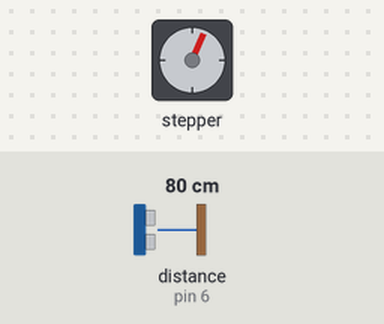
This sketch was run on a simulated Arduino Uno, built with avr-gcc and run on an emulated ATmega328P. Parts: stepper motor. Wiring (inferred from the names in the program): ultrasonic range finder: trigger pin 5; echo pin 6. Inputs (shaded band) come from the test bench; at power-on: distance to the obstacle (sensor on pin 6) 80 cm. The echo pulse lasts 58.3 µs per cm; stepper angles assume 2038 steps per turn; what the sketch prints to the serial monitor is not drawn.

Above: at 1.2 s.
1.3 s: distance to the obstacle (sensor on pin 6) set to 18 cm
At 2.4 s:
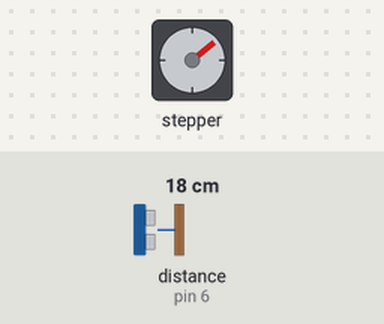
4.3 s: distance to the obstacle (sensor on pin 6) set to 2 cm
At 5.3 s:
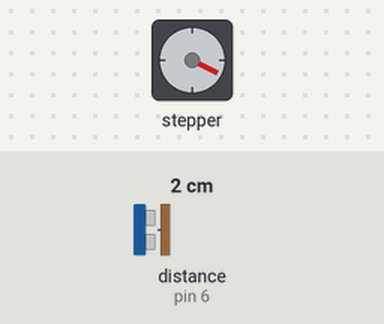
7.3 s: distance to the obstacle (sensor on pin 6) set to 120 cm
At 7.78 s:
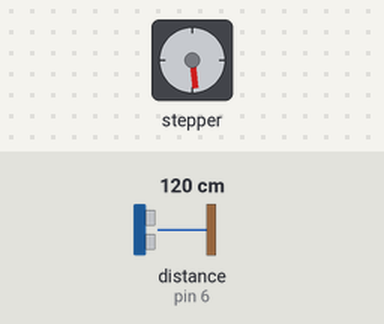
10.3 s: distance to the obstacle (sensor on pin 6) set to 299 cm
13.3 s: distance to the obstacle (sensor on pin 6) set to 35 cm
Timing chart, 0 to 20.3 s (numbered marks = the images above; inputs shaded):
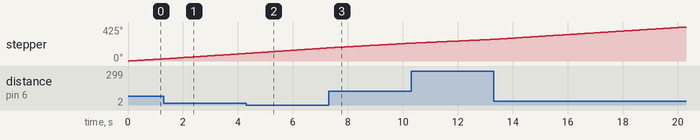

The sketch:

radar.ino
```cpp
#include <Stepper.h>
#define STEPS 2038 // the number of steps in one revolution of your motor (28BYJ-48)
const int stepsPerRevolution = 2038;
const int trigPin = 5;
const int echoPin = 6;

long duration;
int distance;
int roundAngle;
int Angle;
Stepper stepper(STEPS, 8, 10, 9, 11);

int stepCount = 0;

void setup() {
// nothing to do
 pinMode(trigPin, OUTPUT);
 pinMode(echoPin, INPUT);
 Serial.begin(9600);
}

void loop() {
  stepper.setSpeed(4);
  stepper.step(5);
  distance = calculateDistance();
  delay(0);
  Angle = stepCount*0.883218842;
  roundAngle = (int)Angle;
  Serial.print(Angle);
  Serial.print(",");
  Serial.print(distance);
  Serial.print(".");
  stepCount++;
  if (stepCount==408) {stepCount =0;}


}
  int calculateDistance(){

    digitalWrite(trigPin, LOW);
    delayMicroseconds(2);
    digitalWrite(trigPin, HIGH);
    delayMicroseconds(10);
    digitalWrite(trigPin, LOW);
    duration = pulseIn(echoPin, HIGH);
    distance = duration*0.034/2;

    return distance;
  }
```
